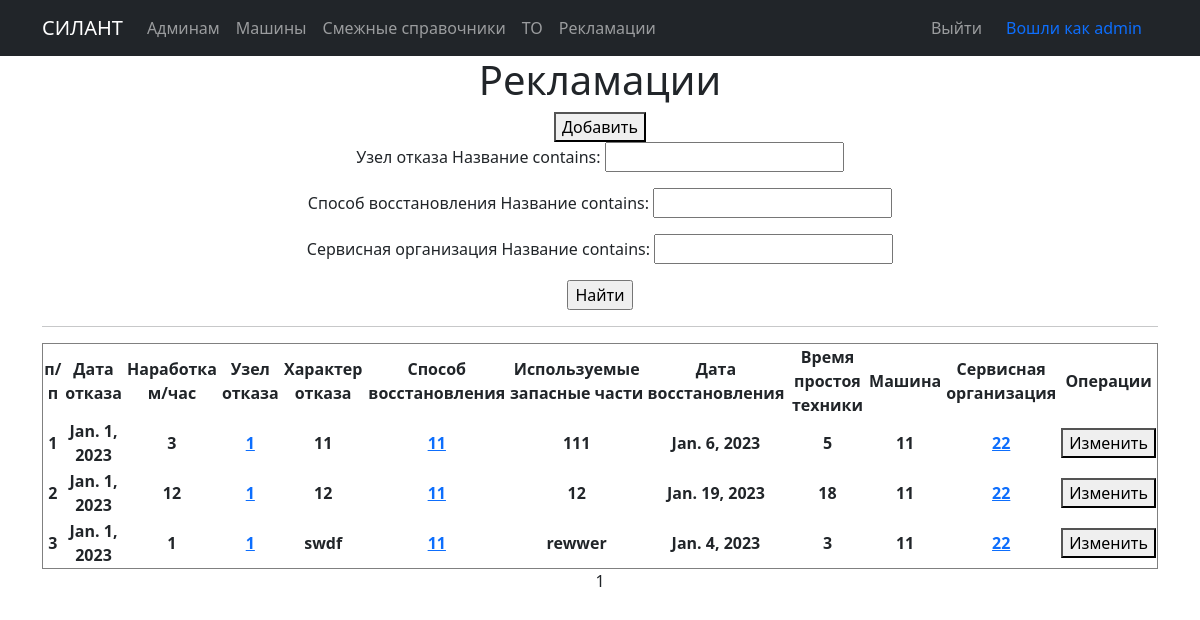
/cars/сomplaints/ (signed in), run on the app's committed database.
### silant/models.py (models this page shows, shortened)
class Complaints(models.Model):
    date_of_refusal = models.DateField(verbose_name='Дата отказа')
    operating_time = models.IntegerField(verbose_name='Наработка м/час')
    failure_node = models.ForeignKey(Failure_node, on_delete=models.CASCADE, verbose_name='Узел отказа')
    description_failure = models.TextField(max_length=1024, verbose_name='Характер отказа')
    recovery_method = models.ForeignKey(Recovery_method, on_delete=models.CASCADE, verbose_name='Способ восстановления')
    parts_used = models.TextField(verbose_name='Используемые запасные части')
    date_of_restoration = models.DateField(verbose_name='Дата восстановления')
    equipment_downtime = models.IntegerField(verbose_name='Время простоя техники', null = True, blank=True, editable=False)
    car = models.ForeignKey(Car, on_delete=models.CASCADE, verbose_name='Машина')
    service_company = models.ForeignKey(Service_company, on_delete=models.CASCADE, verbose_name='Сервисная организация')
    class Meta:
        verbose_name = 'Рекламации'
        verbose_name_plural = 'Рекламации'
        ordering = ['date_of_refusal']

class Base_dictionary(models.Model):
    name = models.TextField(unique=True, verbose_name='Название')
    description = models.TextField(blank=True, verbose_name='Описание')
    class Meta:
        abstract = True
    def __str__(self):
        return f'{self.name}'

class Failure_node(Base_dictionary):
    class Meta:
        verbose_name = 'Узел отказа'
        verbose_name_plural = 'Узлы отказа'

class Recovery_method(Base_dictionary):
    class Meta:
        verbose_name = 'Способ восстановления'
        verbose_name_plural = 'Способы восстановления'

class Car(models.Model):
    serial_number = models.TextField(max_length=30, unique=True, db_index=True, verbose_name='Зав. № машины')
    technique_model = models.ForeignKey(Technique_model, on_delete=models.CASCADE, db_index=True, verbose_name='Модель техники')
    engine_model = models.ForeignKey(Engine_model, on_delete=models.CASCADE, db_index=True, verbose_name='Модель двигателя')
    engine_number = models.TextField(max_length=30, verbose_name='Зав. № двигателя')
    transmission_model = models.ForeignKey(Transmission_model, on_delete=models.CASCADE, db_index=True, verbose_name='Модель трансмиссии')
    transmission_number = models.TextField(max_length=50, verbose_name='Зав. № трансмиссии')
    drive_axle_model = models.ForeignKey(Drive_axle_model, on_delete=models.CASCADE, db_index=True, verbose_name='Модель ведущего моста')
    drive_axle_number = models.TextField(max_length=50, verbose_name='Зав. № ведущего моста')
    steerable_axle_model = models.ForeignKey(Steerable_axle_model, on_delete=models.CASCADE, db_index=True, verbose_name='Модель управляемого моста')
    steerable_axle_number = models.TextField(max_length=50, verbose_name='Зав. № управляемого моста')
    supply_contract = models.TextField(max_length=50, blank=True, verbose_name='Договор поставки №, дата.')
    shipping_date = models.DateField(db_index=True, verbose_name='Дата отгрузки с завода')
    consignee = models.TextField(max_length=50, blank=True, verbose_name='Грузополучатель (конечный потребитель)')
    delivery_address = models.TextField(max_length=150, blank=True, verbose_name='Адрес поставки (эксплуатации)')
    equipment = models.TextField(max_length=150, blank=True, verbose_name='Комплектация (доп. опции)')
    client = models.ForeignKey(User, on_delete=models.CASCADE, null=True, blank=True, verbose_name='Клиент')
    service_company = models.ForeignKey(Service_company, on_delete=models.CASCADE, blank=True, verbose_name='Сервисная организация')
    def __str__(self):
        return f'{self.serial_number}'
    class Meta:
        verbose_name = 'Машины'
        verbose_name_plural = 'Машины'
        ordering = ['shipping_date']

class Service_company(Base_dictionary):
    user = models.OneToOneField(User, on_delete=models.CASCADE, verbose_name='Имя пользователя')
    class Meta:
        verbose_name = 'Сервисная компания'
        verbose_name_plural = 'Сервисные компании'

### silant/views.py (called while the page is built)
    def get_queryset(self):
        queryset = super().get_queryset()
        self.filterset = ComplaintsFilter(self.request.GET, queryset)
        return self.filterset.qs

    def get_context_data(self, **kwargs):
        context = super().get_context_data(**kwargs)
        context['filterset'] = self.filterset
        return context

### templates/Complaints/Complaints.html (shortened to what this page needs)
{% extends 'flatpages/default.html' %}
{% block content %}
   <h1>Рекламации</h1>
   <button onclick=location.href="/cars/сomplaints/create"> Добавить</button>
   <form action="" method="get">
        {{ filterset.form.as_p }}
        <input type="submit" value="Найти" />
    </form>
   <hr>
   {% if сomplaints %}
       <table border="1" style="text-align:center">
           <tr>
               <td><b>п/п</b></td>
               <td><b>Дата отказа</b></td>
               <td><b>Наработка м/час</b></td>
               <td><b>Узел отказа</b></td>
               <td><b>Характер отказа</b></td>
               <td><b>Способ восстановления</b></td>
               <td><b>Используемые запасные части</b></td>
               <td><b>Дата восстановления</b></td>
               <td><b>Время простоя техники</b></td>
               <td><b>Машина</b></td>
               <td><b>Сервисная организация</b></td>
               <td><b>Операции</b></td>
           </tr>
           {% for сomplaint in сomplaints %}
           <tr>
                <td><b>{{ сomplaint.id }}</b></td>
                <td><b>{{ сomplaint.date_of_refusal }}</b></td>
                <td><b>{{ сomplaint.operating_time }}</b></td>
                <td><b><a href="dictionary/failureNode/{{сomplaint.failure_node.id}}/">{{ сomplaint.failure_node }}</a></b></td>
                <td><b>{{ сomplaint.description_failure }}</b></td>
                <td><b><a href="dictionary/recoveryMethod/{{сomplaint.recovery_method.id}}/">{{ сomplaint.recovery_method }}</a></b></td>
                <td><b>{{ сomplaint.parts_used }}</b></td>
                <td><b>{{ сomplaint.date_of_restoration }}</b></td>
                <td><b>{{ сomplaint.equipment_downtime }}</b></td>
                <td><b>{{ сomplaint.car }}</b></td>
                <td><b><a href="dictionary/serviceCompany/{{сomplaint.service_company.id}}/">{{ сomplaint.service_company }}</a></b></td>
                <td><button onclick=location.href="/cars/сomplaints/edit/{{сomplaint.id}}">Изменить</button></td>
           </tr>
           {% endfor %}
       </table>
   {% else %}
       <h2>Данных пока нет!</h2>
   {% endif %}
   {{ page_obj.number }}
{% endblock content %}

### templates/flatpages/default.html (shortened to what this page needs)
<!DOCTYPE html>
{% load static %}
<html lang="ru">
    <head>
        <link href="{% static 'css/styles.css' %}" rel="stylesheet" />
    </head>
    <body>
        <nav class="navbar navbar-expand-lg navbar-dark bg-dark static-top">
            <div class="container">
                <a class="navbar-brand" href="/">СИЛАНТ</a>
                <div class="collapse navbar-collapse" id="navbarResponsive">
                    <ul class="navbar-nav ml-auto">
                        <li class="nav-item">
                            <a class="nav-link" href="/admin/">Админам</a>
                        </li>
                        <li class="nav-item">
                            <a class="nav-link" href="/cars/">Машины</a>
                        </li>
                        {% if user.is_authenticated %}
                            <li class="nav-item">
                                <a class="nav-link" href="/cars/dictionaries/">Смежные справочники</a>
                            </li>
                            <li class="nav-item">
                                <a class="nav-link" href="/cars/maintenances/">ТО</a>
                            </li>
                            <li class="nav-item">
                                <a class="nav-link" href="/cars/сomplaints/">Рекламации</a>
                            </li>
                        {% endif %}
                    </ul>
                    {% if user.is_authenticated %}
                        <ul class="navbar-nav ms-auto">
                            <li class="nav-item">
                                <a class="nav-link" href="/accounts/logout/">Выйти</a>
                            </li>
                        </ul>
                        <a class="nav-link" href="/accounts/email/">Вошли как {{request.user.username}}</a>
                    {% else %}
                        <ul class="navbar-nav ms-auto">
                            <li class="nav-item">
                                <a class="nav-link" href="/accounts/login/">Войти</a>
                            </li>
                        </ul>
                    {% endif %}
                </div>
            </div>
        </nav>
        <div class="container">
           <div class="row">
               <div class="col-lg-12 text-center">
                   {% block content %}{% endblock content %}
               </div>
           </div>
</div>
    </body>
</html>

### data on the page
Complaints: id "1", date_of_refusal "Jan. 1, 2023", operating_time "3", failure_node.name "1", description_failure "11", recovery_method.name "11", parts_used "111", date_of_restoration "Jan. 6, 2023", equipment_downtime "5", car.serial_number "11", service_company.name "22"
Complaints: id "2", date_of_refusal "Jan. 1, 2023", operating_time "12", failure_node.name "1", description_failure "12", recovery_method.name "11", parts_used "12", date_of_restoration "Jan. 19, 2023", equipment_downtime "18", car.serial_number "11", service_company.name "22"
Complaints: id "3", date_of_refusal "Jan. 1, 2023", operating_time "1", failure_node.name "1", description_failure "swdf", recovery_method.name "11", parts_used "rewwer", date_of_restoration "Jan. 4, 2023", equipment_downtime "3", car.serial_number "11", service_company.name "22"

### other printed values
{{ request.user.username }} "admin"
{{ page_obj.number }} "1"
